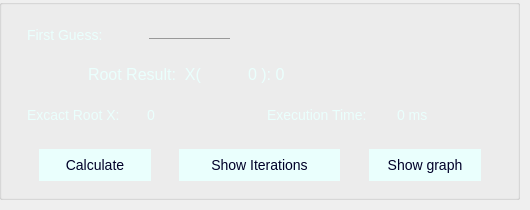
    <widget class="QWidget" name="tab_5">
     <attribute name="title">
      <string>Newton-Raphson</string>
     </attribute>
     <widget class="QGroupBox" name="groupBox_4">
      <property name="geometry">
       <rect>
        <x>-1</x>
        <y>-1</y>
        <width>521</width>
        <height>201</height>
       </rect>
      </property>
      <property name="styleSheet">
       <string notr="true">background: transparent;
</string>
      </property>
      <property name="title">
       <string/>
      </property>
      <widget class="QLabel" name="label_22">
       <property name="geometry">
        <rect>
         <x>20</x>
         <y>20</y>
         <width>121</width>
         <height>31</height>
        </rect>
       </property>
       <property name="styleSheet">
        <string notr="true">background: transparent;
color: rgb(234, 255, 253);
margin: 5px;
font-size: 14px;
font-family: &quot;Lucida Console&quot;, &quot;Courier New&quot;, monospace;
color: rgb(234, 255, 253);
border: none;</string>
       </property>
       <property name="text">
        <string>First Guess:</string>
       </property>
      </widget>
      <widget class="QLineEdit" name="newtonFirstGuess">
       <property name="geometry">
        <rect>
         <x>150</x>
         <y>20</y>
         <width>81</width>
         <height>20</height>
        </rect>
       </property>
       <property name="styleSheet">
        <string notr="true">border: 0;
border-bottom: 1px solid #999;
background: transparent;
outline: none;
font-size: 14px;
font-family: &quot;Lucida Console&quot;, &quot;Courier New&quot;, monospace;
color: rgb(234, 255, 253);</string>
       </property>
       <property name="inputMask">
        <string/>
       </property>
       <property name="text">
        <string/>
       </property>
      </widget>
      <widget class="QPushButton" name="newtonCalcBtn">
       <property name="geometry">
        <rect>
         <x>40</x>
         <y>150</y>
         <width>112</width>
         <height>32</height>
        </rect>
       </property>
       <property name="styleSheet">
        <string notr="true">border-radius: 50px;
background-color: rgb(234, 255, 253);
font-size: 14px;
font-family: &quot;Lucida Console&quot;, &quot;Courier New&quot;, monospace;
color: rgb(0, 0, 40);</string>
       </property>
       <property name="text">
        <string>Calculate</string>
       </property>
      </widget>
      <widget class="QPushButton" name="newtonShowIterBtn">
       <property name="geometry">
        <rect>
         <x>180</x>
         <y>150</y>
         <width>161</width>
         <height>32</height>
        </rect>
       </property>
       <property name="styleSheet">
        <string notr="true">border-radius: 50px;
background-color: rgb(234, 255, 253);
font-size: 14px;
font-family: &quot;Lucida Console&quot;, &quot;Courier New&quot;, monospace;
color: rgb(0, 0, 40);</string>
       </property>
       <property name="text">
        <string>Show Iterations</string>
       </property>
      </widget>
      <widget class="QPushButton" name="newtonShowGpBtn">
       <property name="geometry">
        <rect>
         <x>370</x>
         <y>150</y>
         <width>112</width>
         <height>32</height>
        </rect>
       </property>
       <property name="styleSheet">
        <string notr="true">border-radius: 50px;
background-color: rgb(234, 255, 253);
font-size: 14px;
font-family: &quot;Lucida Console&quot;, &quot;Courier New&quot;, monospace;
color: rgb(0, 0, 40);</string>
       </property>
       <property name="text">
        <string>Show graph</string>
       </property>
      </widget>
      <widget class="QLabel" name="label_25">
       <property name="geometry">
        <rect>
         <x>80</x>
         <y>60</y>
         <width>191</width>
         <height>31</height>
        </rect>
       </property>
       <property name="styleSheet">
        <string notr="true">background: transparent;
color: rgb(234, 255, 253);
margin: 5px;
font-size: 16px;
font-family: &quot;Lucida Console&quot;, &quot;Courier New&quot;, monospace;
color: rgb(234, 255, 253);
border: none;</string>
       </property>
       <property name="text">
        <string>Root Result:  X(</string>
       </property>
      </widget>
      <widget class="QLabel" name="newtonRoot">
       <property name="geometry">
        <rect>
         <x>240</x>
         <y>60</y>
         <width>141</width>
         <height>31</height>
        </rect>
       </property>
       <property name="styleSheet">
        <string notr="true">background: transparent;
color: rgb(234, 255, 253);
margin: 5px;
font-size: 16px;
font-family: &quot;Lucida Console&quot;, &quot;Courier New&quot;, monospace;
color: rgb(234, 255, 253);
border: none;</string>
       </property>
       <property name="text">
        <string>0 ): 0</string>
       </property>
      </widget>
      <widget class="QLabel" name="label_32">
       <property name="geometry">
        <rect>
         <x>20</x>
         <y>100</y>
         <width>131</width>
         <height>31</height>
        </rect>
       </property>
       <property name="styleSheet">
        <string notr="true">background: transparent;
color: rgb(234, 255, 253);
margin: 5px;
font-size: 14px;
font-family: &quot;Lucida Console&quot;, &quot;Courier New&quot;, monospace;
color: rgb(234, 255, 253);
border: none;</string>
       </property>
       <property name="text">
        <string>Excact Root X:</string>
       </property>
      </widget>
      <widget class="QLabel" name="excactRootNewton">
       <property name="geometry">
        <rect>
         <x>140</x>
         <y>100</y>
         <width>101</width>
         <height>31</height>
        </rect>
       </property>
       <property name="styleSheet">
        <string notr="true">background: transparent;
color: rgb(234, 255, 253);
margin: 5px;
font-size: 14px;
font-family: &quot;Lucida Console&quot;, &quot;Courier New&quot;, monospace;
color: rgb(234, 255, 253);
border: none;</string>
       </property>
       <property name="text">
        <string>0</string>
       </property>
      </widget>
      <widget class="QLabel" name="label_33">
       <property name="geometry">
        <rect>
         <x>260</x>
         <y>100</y>
         <width>141</width>
         <height>31</height>
        </rect>
       </property>
       <property name="styleSheet">
        <string notr="true">background: transparent;
color: rgb(234, 255, 253);
margin: 5px;
font-size: 14px;
font-family: &quot;Lucida Console&quot;, &quot;Courier New&quot;, monospace;
color: rgb(234, 255, 253);
border: none;</string>
       </property>
       <property name="text">
        <string>Execution Time:</string>
       </property>
      </widget>
      <widget class="QLabel" name="etNewton">
       <property name="geometry">
        <rect>
         <x>390</x>
         <y>100</y>
         <width>101</width>
         <height>31</height>
        </rect>
       </property>
       <property name="styleSheet">
        <string notr="true">background: transparent;
color: rgb(234, 255, 253);
margin: 5px;
font-size: 14px;
font-family: &quot;Lucida Console&quot;, &quot;Courier New&quot;, monospace;
color: rgb(234, 255, 253);
border: none;</string>
       </property>
       <property name="text">
        <string>0 ms</string>
       </property>
      </widget>
     </widget>
    </widget>
